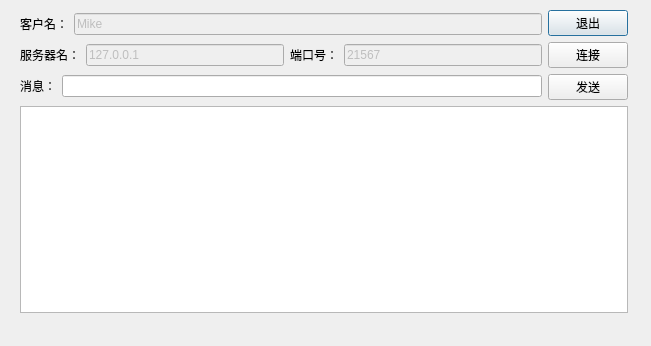
<?xml version="1.0" encoding="UTF-8"?>
<ui version="4.0">
 <class>Dialog</class>
 <widget class="QDialog" name="Dialog">
  <property name="geometry">
   <rect>
    <x>0</x>
    <y>0</y>
    <width>651</width>
    <height>346</height>
   </rect>
  </property>
  <property name="windowTitle">
   <string>Dialog</string>
  </property>
  <widget class="QWidget" name="">
   <property name="geometry">
    <rect>
     <x>20</x>
     <y>10</y>
     <width>608</width>
     <height>303</height>
    </rect>
   </property>
   <layout class="QVBoxLayout" name="verticalLayout_3">
    <item>
     <layout class="QHBoxLayout" name="horizontalLayout_4">
      <item>
       <layout class="QVBoxLayout" name="verticalLayout">
        <item>
         <layout class="QHBoxLayout" name="horizontalLayout">
          <item>
           <widget class="QLabel" name="label">
            <property name="text">
             <string>客户名：</string>
            </property>
           </widget>
          </item>
          <item>
           <widget class="QLineEdit" name="lineEdit">
            <property name="enabled">
             <bool>false</bool>
            </property>
            <property name="text">
             <string>Mike</string>
            </property>
           </widget>
          </item>
         </layout>
        </item>
        <item>
         <layout class="QHBoxLayout" name="horizontalLayout_2">
          <item>
           <widget class="QLabel" name="label_2">
            <property name="text">
             <string>服务器名：</string>
            </property>
           </widget>
          </item>
          <item>
           <widget class="QLineEdit" name="lineEdit_2">
            <property name="enabled">
             <bool>false</bool>
            </property>
            <property name="text">
             <string>127.0.0.1</string>
            </property>
           </widget>
          </item>
          <item>
           <widget class="QLabel" name="label_4">
            <property name="text">
             <string>端口号：</string>
            </property>
           </widget>
          </item>
          <item>
           <widget class="QLineEdit" name="lineEdit_3">
            <property name="enabled">
             <bool>false</bool>
            </property>
            <property name="text">
             <string>21567</string>
            </property>
           </widget>
          </item>
         </layout>
        </item>
        <item>
         <layout class="QHBoxLayout" name="horizontalLayout_3">
          <item>
           <widget class="QLabel" name="label_3">
            <property name="text">
             <string>消息：</string>
            </property>
           </widget>
          </item>
          <item>
           <widget class="QLineEdit" name="lineEdit_4"/>
          </item>
         </layout>
        </item>
       </layout>
      </item>
      <item>
       <layout class="QVBoxLayout" name="verticalLayout_2">
        <item>
         <widget class="QPushButton" name="pushButton">
          <property name="text">
           <string>退出</string>
          </property>
         </widget>
        </item>
        <item>
         <widget class="QPushButton" name="pushButton_2">
          <property name="text">
           <string>连接</string>
          </property>
         </widget>
        </item>
        <item>
         <widget class="QPushButton" name="pushButton_3">
          <property name="text">
           <string>发送</string>
          </property>
         </widget>
        </item>
       </layout>
      </item>
     </layout>
    </item>
    <item>
     <widget class="QTextBrowser" name="textBrowser"/>
    </item>
   </layout>
  </widget>
 </widget>
 <resources/>
 <connections/>
</ui>
